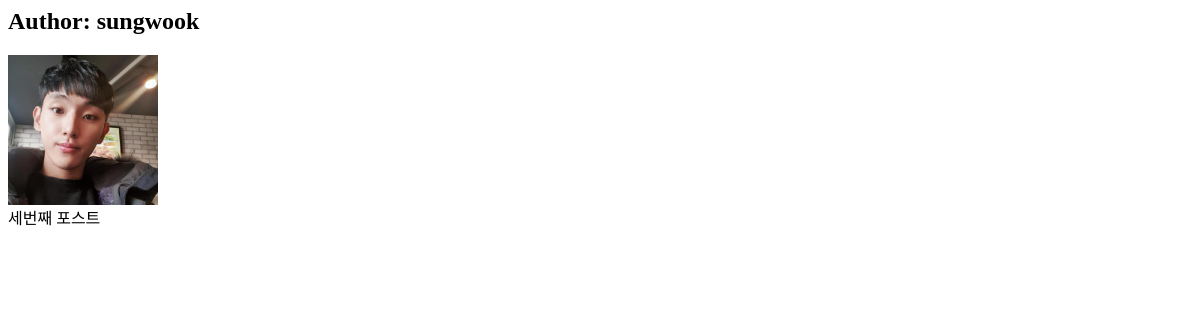
Before: /instagram/3/ with the older database file.
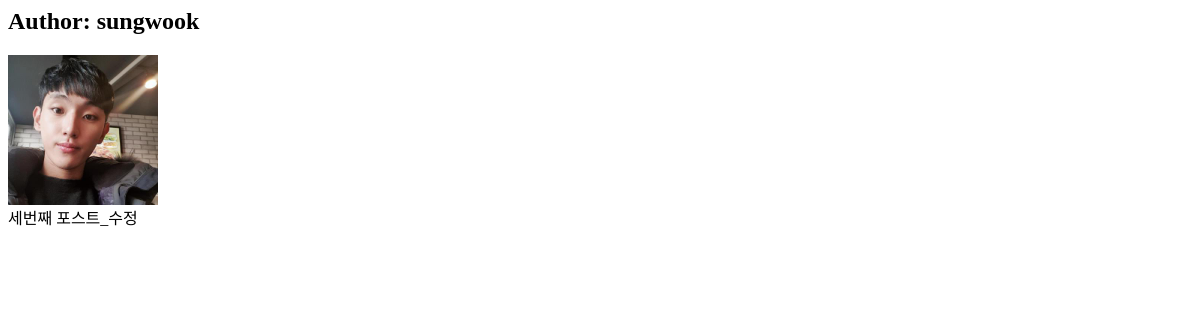
After: the same page with the newer database file.
### instagram/models.py (models this page shows, shortened)
class Post(models.Model):
    author = models.ForeignKey(settings.AUTH_USER_MODEL, on_delete=models.CASCADE,
    related_name='instagram_post_set') # reverse_name을 포기하려면 related_name='+'
    photo = models.ImageField(blank=True, upload_to=uuid_name_upload_to)
    message = models.TextField()
    tag_set = models.ManyToManyField('Tag', blank=True) # ManyToManyField(to, blank)
    is_public = models.BooleanField(default=False, verbose_name='공개여부')
    created_at = models.DateTimeField(auto_now_add=True) # 생성시간
    updated_at = models.DateField(auto_now=True) # 수정시간
    class Meta:
        ordering  = ['-id']

### instagram/views.py (the view)
# urls.py: path('<int:pk>/', views.post_detail),
def post_detail(requset:HttpRequest, pk) -> HttpResponse:
    if not requset.user.is_authenticated:
        post = get_object_or_404(Post, pk=pk, is_public=True)
    else:
        post = get_object_or_404(Post, pk=pk)
    return render(requset, 'instagram/post_detail.html', {
        'post':post
    })

### instagram/templates/instagram/post_detail.html
<h2>Author: {{ post.author }}</h2>
{% if post.photo %}
    <div>
        <img src="{{ post.photo.url }}", style="width: 150px;">
    </div>
{% endif %}
{{ post.message }}

Changed rows visible on the page:
changed Post "sungwook": message "세번째 포스트" → "세번째 포스트_수정"
